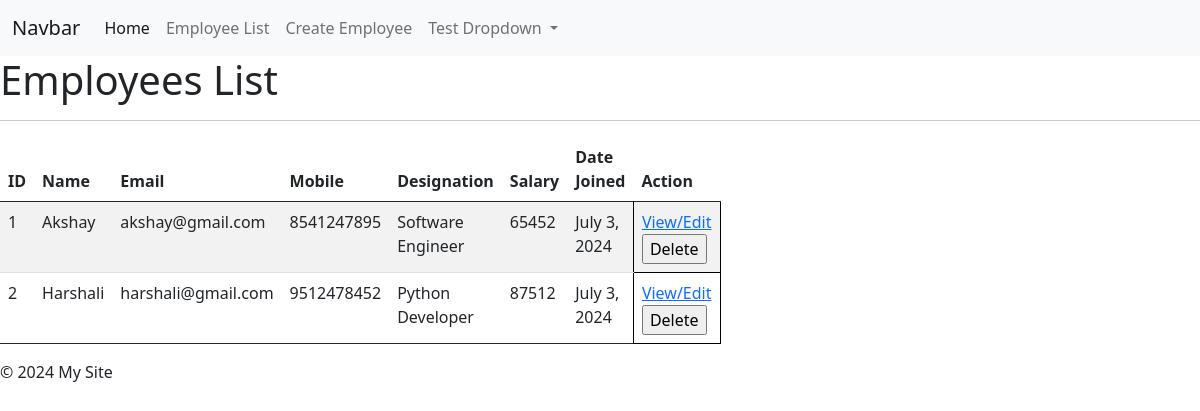
/get-employees/, run on the app's committed database.
### app1/models.py (models this page shows, shortened)
class Employee(models.Model):
    name = models.CharField(max_length=100)
    email = models.EmailField(unique=True)
    mobile_num = models.IntegerField(unique=True) # BigIntegerField
    designation = models.CharField(max_length=100)
    salary = models.IntegerField()
    date_joined = models.DateField(auto_now=True)
    is_deleted = models.BooleanField(default=False, null=True)
    class Meta:
        db_table = "employee"  # app1_employee

### app1/views.py (the view)
# urls.py: path("get-employees/", views.get_employees, name="get_emps"),  # petname: get_emmps
def get_employees(request):  # select * from employee;
    all_emps = (
        Employee.objects.all()  # is_deleted=False
    )  # fetching data from database using django orm queries
    return render(
        request=request, template_name="employees.html", context={"emps": all_emps}
    )

### app1/templates/employees.html (shortened to what this page needs)
{% extends 'base.html' %}
    {% block content %}
    <h1>Employees List</h1>
    <hr>
    {% if emps %}
    <table class="table table-striped" style="border-collapse: collapse; width: 60%;">
        <thead>
            <tr>
                <th>ID</th>
                <th>Name</th>
                <th>Email</th>
                <th>Mobile</th>
                <th>Designation</th>
                <th>Salary</th>
                <th>Date Joined</th>
                <th>Action</th>
            </tr>
        </thead>
        <tbody>
            {% for emp in emps %}
            <tr>
                <td>{{emp.id}}</td>
                <td>{{emp.name}}</td>
                <td>{{emp.email}}</td>
                <td>{{emp.mobile_num}}</td>
                <td>{{emp.designation}}</td>
                <td>{{emp.salary}}</td>
                <td>{{emp.date_joined}}</td>
                <td style="border: 1px solid black; padding: 8px;">
                    <a href="{% url 'get_emp' emp.id %}">View/Edit</a>
                    <form action="#" method="post">
                        <input type="submit" value="Delete">
                    </form>
                </td>
            </tr>
            {% endfor %}
    </table>
    {% else %}
    No Record Found
    {% endif %}
    {% endblock %}

### app1/templates/base.html (shortened to what this page needs)
<!DOCTYPE html>
<html lang="en">
<head>
    <link href="https://cdn.jsdelivr.net/npm/bootstrap@5.0.2/dist/css/bootstrap.min.css" rel="stylesheet">
</head>
<body>
    <header>
        <nav class="navbar navbar-expand-lg navbar-light bg-light">
            <div class="container-fluid">
              <a class="navbar-brand" href="#">Navbar</a>
              <div class="collapse navbar-collapse" id="navbarSupportedContent">
                <ul class="navbar-nav me-auto mb-2 mb-lg-0">
                  <li class="nav-item">
                    <a class="nav-link active" aria-current="page" href="#">Home</a>
                  </li>
                  <li class="nav-item">
                    <a class="nav-link" href="{% url 'get_emps' %}">Employee List</a>
                  </li>
                  <li class="nav-item">
                    <a class="nav-link" href="{% url 'create_emp' %}">Create Employee</a>
                  </li>
                  <li class="nav-item dropdown">
                    <a class="nav-link dropdown-toggle" href="#" id="navbarDropdown" role="button" data-bs-toggle="dropdown" aria-expanded="false">
                      Test Dropdown
                    </a>
                  </li>
                </ul>
              </div>
            </div>
          </nav>
    </header>
    <main>
        {% block content %}{% endblock %}
    </main>
    <footer>
        <p>&copy; 2024 My Site</p>
    </footer>
</body>
</html>

### data on the page
Employee: id "1", name "Akshay", email "akshay@gmail.com", mobile_num "8541247895", designation "Software Engineer", salary "65452", date_joined "July 3, 2024"
Employee: id "2", name "Harshali", email "harshali@gmail.com", mobile_num "9512478452", designation "Python Developer", salary "87512", date_joined "July 3, 2024"
